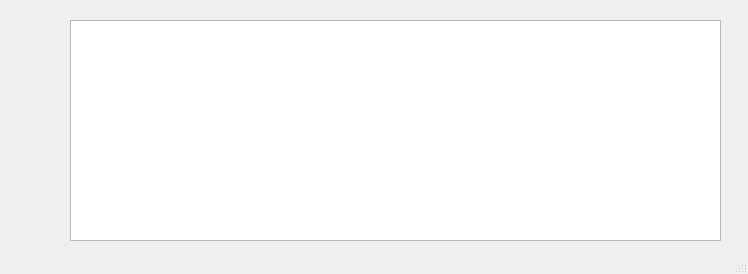
<?xml version="1.0" encoding="UTF-8"?>
<ui version="4.0">
 <class>MainWindow</class>
 <widget class="QMainWindow" name="MainWindow">
  <property name="geometry">
   <rect>
    <x>0</x>
    <y>0</y>
    <width>748</width>
    <height>274</height>
   </rect>
  </property>
  <property name="windowTitle">
   <string>MainWindow</string>
  </property>
  <widget class="QWidget" name="centralwidget">
   <widget class="QTableView" name="tableView">
    <property name="geometry">
     <rect>
      <x>70</x>
      <y>20</y>
      <width>651</width>
      <height>221</height>
     </rect>
    </property>
   </widget>
  </widget>
  <widget class="QStatusBar" name="statusbar"/>
 </widget>
 <resources/>
 <connections/>
</ui>
